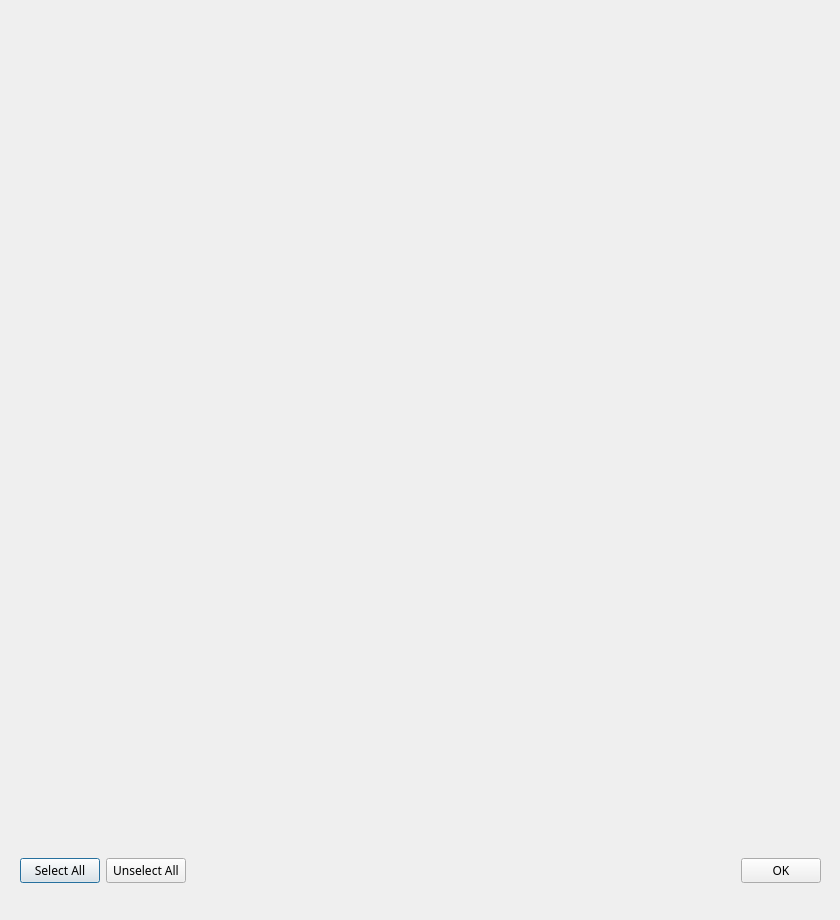
<?xml version="1.0" encoding="UTF-8"?>
<ui version="4.0">
 <class>queryMapView</class>
 <widget class="QDialog" name="queryMapView">
  <property name="geometry">
   <rect>
    <x>0</x>
    <y>0</y>
    <width>840</width>
    <height>920</height>
   </rect>
  </property>
  <property name="windowTitle">
   <string>Dialog</string>
  </property>
  <property name="styleSheet">
   <string notr="true"/>
  </property>
  <widget class="QWidget" name="horizontalLayoutWidget">
   <property name="geometry">
    <rect>
     <x>20</x>
     <y>840</y>
     <width>801</width>
     <height>61</height>
    </rect>
   </property>
   <layout class="QHBoxLayout" name="horizontalLayout">
    <item>
     <widget class="QPushButton" name="pushButton">
      <property name="font">
       <font>
        <family>微软雅黑</family>
       </font>
      </property>
      <property name="text">
       <string>Select All</string>
      </property>
     </widget>
    </item>
    <item>
     <widget class="QPushButton" name="pushButton_2">
      <property name="font">
       <font>
        <family>微软雅黑</family>
       </font>
      </property>
      <property name="text">
       <string>Unselect All</string>
      </property>
     </widget>
    </item>
    <item>
     <spacer name="horizontalSpacer">
      <property name="orientation">
       <enum>Qt::Horizontal</enum>
      </property>
      <property name="sizeHint" stdset="0">
       <size>
        <width>40</width>
        <height>20</height>
       </size>
      </property>
     </spacer>
    </item>
    <item>
     <widget class="QPushButton" name="OK">
      <property name="font">
       <font>
        <family>微软雅黑</family>
       </font>
      </property>
      <property name="text">
       <string>OK</string>
      </property>
     </widget>
    </item>
   </layout>
  </widget>
 </widget>
 <resources/>
 <connections/>
</ui>
